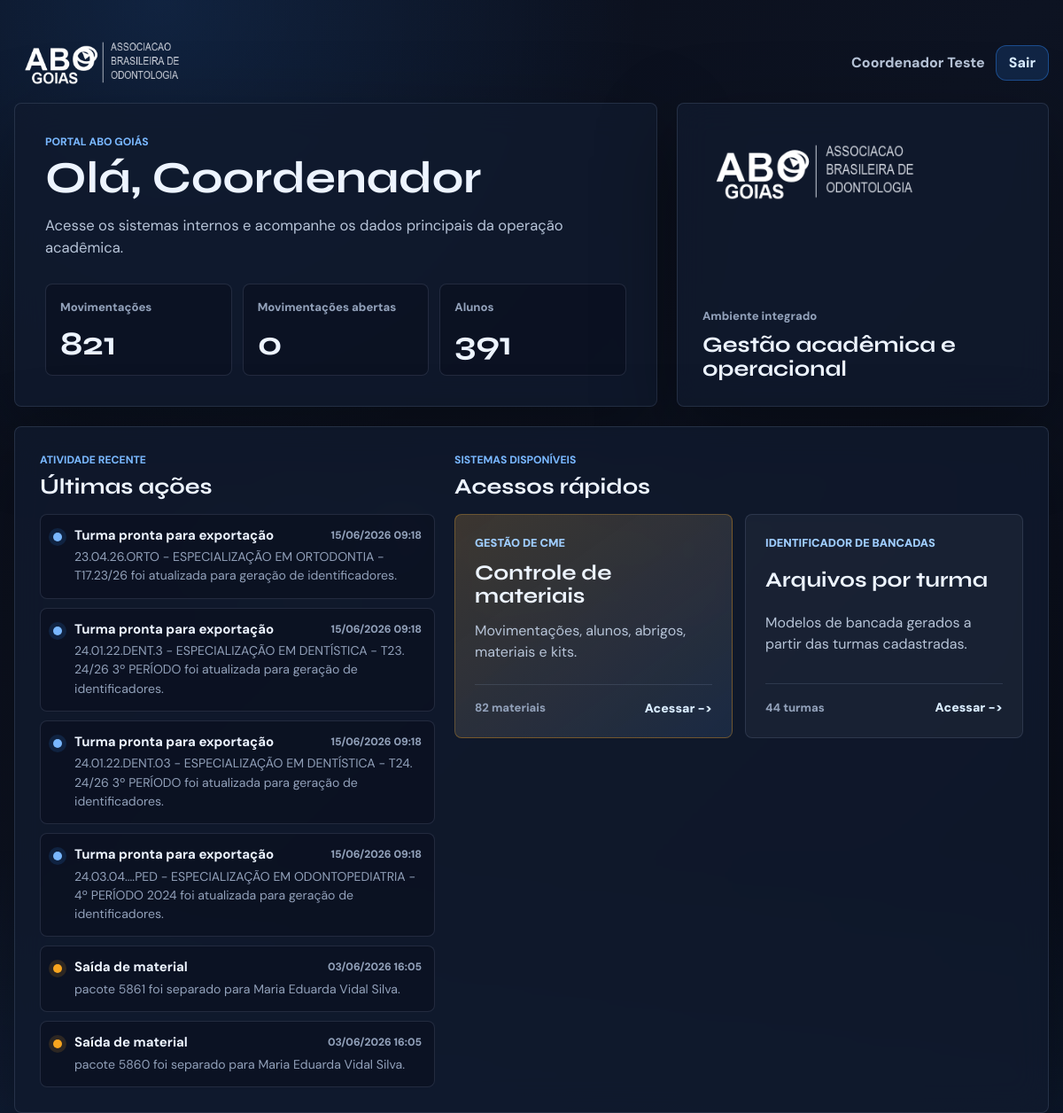
Screenshot of / (signed in) with the database file from the repository.
### core/models.py (models this page shows, shortened)
class ModeloBase(models.Model):
    criado_em = models.DateTimeField(auto_now_add=True)
    atualizado_em = models.DateTimeField(auto_now=True)
    ativo = models.BooleanField(default=True)
    class Meta:
        abstract = True

class Turma(ModeloBase):
    nome = models.CharField(max_length=120)
    codigo = models.CharField(max_length=30, unique=True)
    curso = models.CharField(max_length=120, blank=True)
    data_inicio = models.DateField(null=True, blank=True)
    data_fim = models.DateField(null=True, blank=True)
    observacoes = models.TextField(blank=True)
    origem = models.CharField(
        max_length=20,
        choices=OrigemDados.choices,
        default=OrigemDados.MANUAL,
    )
    ultima_sincronizacao = models.DateTimeField(null=True, blank=True)
    class Meta:
        ordering = ["nome"]
        verbose_name = "turma"
        verbose_name_plural = "turmas"

class Movimentacao(ModeloBase):
    class Tipo(models.TextChoices):
        SAIDA = "SAIDA", "Saida"
        ENTRADA = "ENTRADA", "Entrada"
    data_hora = models.DateTimeField()
    tipo = models.CharField(max_length=10, choices=Tipo.choices)
    aluno = models.ForeignKey(
        Aluno,
        on_delete=models.SET_NULL,
        related_name="movimentacoes",
        null=True,
        blank=True,
    )
    turma = models.ForeignKey(
        Turma,
        on_delete=models.SET_NULL,
        related_name="movimentacoes",
        null=True,
        blank=True,
    )
    material = models.ForeignKey(
        Material,
        on_delete=models.SET_NULL,
        related_name="movimentacoes",
        null=True,
        blank=True,
    )
    aluno_codigo_externo = models.CharField(max_length=40, blank=True)
    aluno_nome = models.CharField(max_length=150)
    turma_nome = models.CharField(max_length=150, blank=True)
    pacote_codigo = models.CharField(max_length=40)
    retirado = models.BooleanField(null=True, blank=True)
    arquivo_origem = models.CharField(max_length=80)
    row_hash = models.CharField(max_length=64, unique=True)
    origem = models.CharField(
        max_length=20,
        choices=OrigemDados.choices,
        default=OrigemDados.LEGADO,
    )
    observacoes = models.TextField(blank=True)
    class Meta:
        ordering = ["-data_hora", "-id"]
        verbose_name = "movimentacao"
        verbose_name_plural = "movimentacoes"

### core/views.py (the view)
# urls.py: path('', views.portal, name='home'),
@login_required
def portal(request):
    movimentacoes_base = Movimentacao.objects.exclude(origem=OrigemDados.EXEMPLO)
    emprestimos_base = emprestimos_visiveis(request)
    resumo = {
        "movimentacoes": movimentacoes_base.count(),
        "emprestimos_abertos": emprestimos_base.filter(status=Emprestimo.Status.EMPRESTADO).count(),
        "alunos": Aluno.objects.exclude(origem=OrigemDados.EXEMPLO).count(),
        "materiais": Material.objects.exclude(origem=OrigemDados.EXEMPLO).count(),
        "turmas": Turma.objects.exclude(origem=OrigemDados.EXEMPLO).count(),
        "kits": Kit.objects.exclude(origem=OrigemDados.EXEMPLO).count(),
    }
    atividade_recente = []
    for movimentacao in (
        movimentacoes_base.select_related("material")
        .order_by("-data_hora", "-id")[:8]
    ):
        material = movimentacao.material.nome if movimentacao.material else f"pacote {movimentacao.pacote_codigo}"
        aluno = movimentacao.aluno_nome or "Aluno não informado"
        if movimentacao.tipo == Movimentacao.Tipo.ENTRADA:
            categoria = "devolucao"
            titulo = "Devolução registrada"
            descricao = f"{aluno} devolveu {material}."
        elif movimentacao.retirado is False:
            categoria = "alerta"
            titulo = "Retirada pendente"
            descricao = f"{aluno} ainda não retirou {material}."
        else:
            categoria = "alerta"
            titulo = "Saída de material"
            descricao = f"{material} foi separado para {aluno}."
        atividade_recente.append(
            {
                "categoria": categoria,
                "titulo": titulo,
                "descricao": descricao,
                "data": movimentacao.data_hora,
            }
        )
    for turma in (
        Turma.objects.exclude(origem=OrigemDados.EXEMPLO)
        .exclude(ultima_sincronizacao__isnull=True)
        .order_by("-ultima_sincronizacao")[:4]
    ):
        atividade_recente.append(
            {
                "categoria": "exportacao",
                "titulo": "Turma pronta para exportação",
                "descricao": f"{turma.nome} foi atualizada para geração de identificadores.",
                "data": turma.ultima_sincronizacao,
            }
        )
    atividade_recente = sorted(
        atividade_recente,
        key=lambda atividade: atividade["data"],
        reverse=True,
    )[:6]
    return render(
        request,
        "core/portal.html",
        {
            "usuario_logado": request.user,
            "resumo": resumo,
            "atividade_recente": atividade_recente,
        },
    )

### core/views.py (called while the page is built)
def emprestimos_visiveis(request):
    queryset = Emprestimo.objects.exclude(
        Q(aluno__origem=OrigemDados.EXEMPLO)
        | Q(aluno__turma__origem=OrigemDados.EXEMPLO)
    )
    if request.user.is_superuser:
        return queryset
    return queryset.filter(coordenador_usuario=request.user)

### core/templates/core/portal.html (shortened to what this page needs)
{% extends "core/base.html" %}
{% load static %}
{% block body_class %}portal-body{% endblock %}
{% block header_class %}portal-header{% endblock %}
{% block content %}
    <main class="portal-shell">
        <section class="portal-hero">
            <div class="portal-hero-copy">
                <p class="section-label">Portal ABO Goiás</p>
                <h2>Olá, {{ usuario_logado.first_name|default:usuario_logado.username }}</h2>
                <p class="portal-intro">Acesse os sistemas internos e acompanhe os dados principais da operação acadêmica.</p>
                <div class="portal-stats" aria-label="Resumo dos sistemas">
                    <div class="portal-stat">
                        <span>Movimentações</span>
                        <strong>{{ resumo.movimentacoes }}</strong>
                    </div>
                    <div class="portal-stat">
                        <span>Movimentações abertas</span>
                        <strong>{{ resumo.emprestimos_abertos }}</strong>
                    </div>
                    <div class="portal-stat">
                        <span>Alunos</span>
                        <strong>{{ resumo.alunos }}</strong>
                    </div>
                </div>
            </div>
            <div class="portal-brand-card" aria-label="Associação Brasileira de Odontologia de Goiás">
                <img src="{% static 'core/img/logo.png' %}" alt="ABO Goiás">
                <div>
                    <span>Ambiente integrado</span>
                    <strong>Gestão acadêmica e operacional</strong>
                </div>
            </div>
        </section>
        <section class="portal-panel panel">
            <div class="activity-feed">
                <div class="activity-heading">
                    <p class="section-label">Atividade recente</p>
                    <h2>Últimas ações</h2>
                </div>
                <div class="activity-list" aria-label="Feed de atividade recente">
                    {% for atividade in atividade_recente %}
                        <article class="activity-item activity-{{ atividade.categoria }}">
                            <span class="activity-dot" aria-hidden="true"></span>
                            <div>
                                <div class="activity-top">
                                    <strong>{{ atividade.titulo }}</strong>
                                    <time datetime="{{ atividade.data|date:'c' }}">{{ atividade.data|date:"d/m/Y H:i" }}</time>
                                </div>
                                <p>{{ atividade.descricao }}</p>
                            </div>
                        </article>
                    {% empty %}
                        <article class="activity-empty">
                            <strong>Nenhuma ação recente</strong>
                            <p>As movimentações e exportações aparecerão aqui quando forem registradas.</p>
                        </article>
                    {% endfor %}
                </div>
            </div>
            <div class="portal-systems">
                <div class="portal-systems-heading">
                    <p class="section-label">Sistemas disponíveis</p>
                    <h2>Acessos rápidos</h2>
                </div>
                <div class="system-grid">
                    <a class="system-card primary-system" href="{% url 'gestao_cme_home' %}">
                        <span>Gestão de CME</span>
                        <strong>Controle de materiais</strong>
                        <p>Movimentações, alunos, abrigos, materiais e kits.</p>
                        <div class="system-meta">
                            <span>{{ resumo.materiais }} materiais</span>
                            <em>Acessar -></em>
                        </div>
                    </a>
                    <a class="system-card" href="{% url 'identificadores:index' %}">
                        <span>Identificador de Bancadas</span>
                        <strong>Arquivos por turma</strong>
                        <p>Modelos de bancada gerados a partir das turmas cadastradas.</p>
                        <div class="system-meta">
                            <span>{{ resumo.turmas }} turmas</span>
                            <em>Acessar -></em>
                        </div>
                    </a>
                </div>
            </div>
        </section>
    </main>
{% endblock %}

### core/templates/core/base.html (shortened to what this page needs)
{% load static %}
<!doctype html>
<html lang="pt-BR">
<head>
    <link rel="stylesheet" href="{% static 'core/css/home.css' %}">
</head>
<body class="{% block body_class %}{% endblock %}">
    <header class="app-header {% block header_class %}{% endblock %}">
        <div class="header-inner">
            <div class="brand">
                <img class="brand-logo" src="{% static 'core/img/logo.png' %}" alt="ABO Goiás">
            </div>
            {% if usuario_logado %}
                <div class="user-menu">
                    <span>{{ usuario_logado.get_full_name|default:usuario_logado.username }}</span>
                    <form method="post" action="{% url 'logout' %}">
                        <button class="button secondary compact-button" type="submit">Sair</button>
                    </form>
                </div>
            {% endif %}
        </div>
    </header>
    {% block content %}{% endblock %}
</body>
</html>

### rows the page displays
Turma: data "15/06/2026 09:18"
Turma: data "15/06/2026 09:18"
Turma: data "15/06/2026 09:18"
Turma: data "15/06/2026 09:18"
Movimentacao: data "03/06/2026 16:05"
Movimentacao: data "03/06/2026 16:05"

### other values shown
{{ usuario_logado.get_full_name|default:usuario_logado.username }} "Coordenador Teste"
{{ usuario_logado.first_name|default:usuario_logado.username }} "Coordenador"
{{ resumo.movimentacoes }} "821"
{{ resumo.emprestimos_abertos }} "0"
{{ resumo.alunos }} "391"
{{ atividade.titulo }} "Turma pronta para exportação" "Turma pronta para exportação" "Turma pronta para exportação" "Turma pronta para exportação" "Saída de material" "Saída de material"
{{ atividade.descricao }} "23.04.26.ORTO - ESPECIALIZAÇÃO EM ORTODONTIA - T17.23/26 foi atualizada para geração de identificadores." "24.01.22.DENT.3 - ESPECIALIZAÇÃO EM DENTÍSTICA - T23. 24/26 3º PERÍODO foi atualizada para geração de identificadores." "24.01.22.DENT.03 - ESPECIALIZAÇÃO EM DENTÍSTICA - T24. 24/26 3º PERÍODO foi atualizada para geração de identificadores." "24.03.04....PED - ESPECIALIZAÇÃO EM ODONTOPEDIATRIA - 4º PERÍODO 2024 foi atualizada para geração de identificadores." "pacote 5861 foi separado para Maria Eduarda Vidal Silva." "pacote 5860 foi separado para Maria Eduarda Vidal Silva."
{{ resumo.materiais }} "82"
{{ resumo.turmas }} "44"
